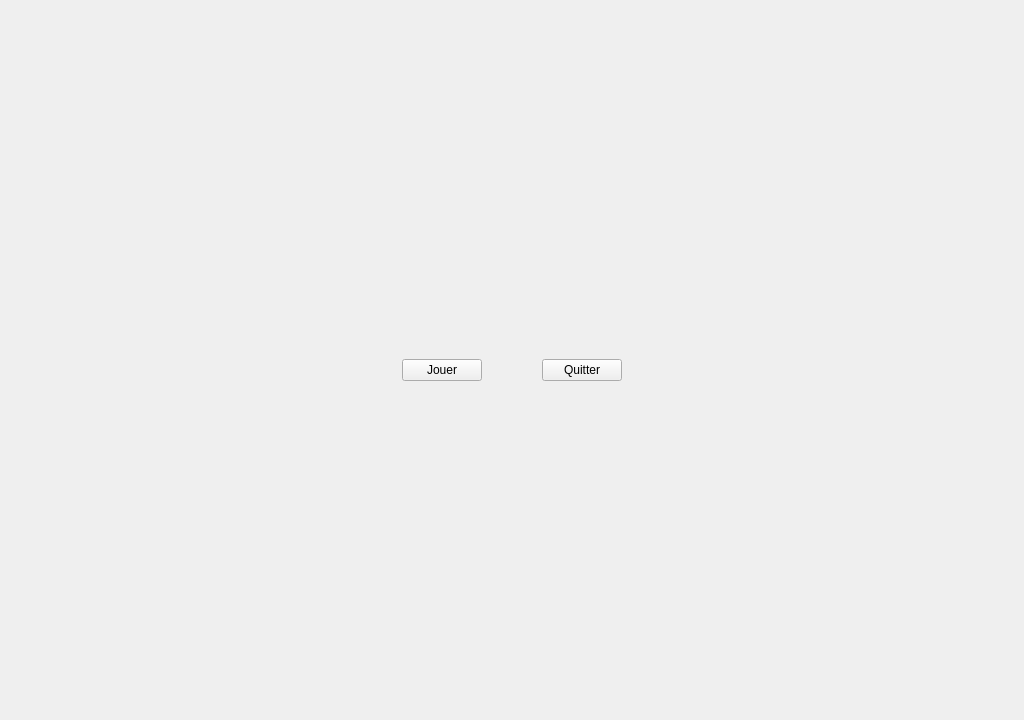
<?xml version="1.0" encoding="UTF-8"?>
<ui version="4.0">
 <class>Home</class>
 <widget class="QWidget" name="Home">
  <property name="geometry">
   <rect>
    <x>0</x>
    <y>0</y>
    <width>1024</width>
    <height>720</height>
   </rect>
  </property>
  <property name="windowTitle">
   <string>Home</string>
  </property>
  <layout class="QVBoxLayout" name="verticalLayout_2">
   <item>
    <spacer name="verticalSpacer">
     <property name="orientation">
      <enum>Qt::Vertical</enum>
     </property>
     <property name="sizeHint" stdset="0">
      <size>
       <width>20</width>
       <height>40</height>
      </size>
     </property>
    </spacer>
   </item>
   <item>
    <layout class="QVBoxLayout" name="verticalLayout">
     <item>
      <widget class="QLabel" name="label_logo_chromino">
       <property name="text">
        <string/>
       </property>
       <property name="pixmap">
        <pixmap resource="ressources.qrc">:/Images/chrominologo.png</pixmap>
       </property>
       <property name="scaledContents">
        <bool>false</bool>
       </property>
       <property name="alignment">
        <set>Qt::AlignCenter</set>
       </property>
       <property name="wordWrap">
        <bool>false</bool>
       </property>
      </widget>
     </item>
     <item>
      <layout class="QHBoxLayout" name="horizontalLayout">
       <property name="spacing">
        <number>60</number>
       </property>
       <item>
        <spacer name="horizontalSpacer">
         <property name="orientation">
          <enum>Qt::Horizontal</enum>
         </property>
         <property name="sizeHint" stdset="0">
          <size>
           <width>40</width>
           <height>20</height>
          </size>
         </property>
        </spacer>
       </item>
       <item>
        <widget class="QPushButton" name="btn_jouer">
         <property name="enabled">
          <bool>true</bool>
         </property>
         <property name="text">
          <string>Jouer</string>
         </property>
        </widget>
       </item>
       <item>
        <widget class="QPushButton" name="btn_quitter">
         <property name="toolTip">
          <string>&lt;html&gt;&lt;head/&gt;&lt;body&gt;&lt;p&gt;Quitter&lt;/p&gt;&lt;/body&gt;&lt;/html&gt;</string>
         </property>
         <property name="text">
          <string>Quitter</string>
         </property>
        </widget>
       </item>
       <item>
        <spacer name="horizontalSpacer_2">
         <property name="orientation">
          <enum>Qt::Horizontal</enum>
         </property>
         <property name="sizeHint" stdset="0">
          <size>
           <width>40</width>
           <height>20</height>
          </size>
         </property>
        </spacer>
       </item>
      </layout>
     </item>
    </layout>
   </item>
   <item>
    <spacer name="verticalSpacer_2">
     <property name="orientation">
      <enum>Qt::Vertical</enum>
     </property>
     <property name="sizeHint" stdset="0">
      <size>
       <width>20</width>
       <height>40</height>
      </size>
     </property>
    </spacer>
   </item>
  </layout>
 </widget>
 <resources>
  <include location="ressources.qrc"/>
 </resources>
 <connections/>
</ui>
